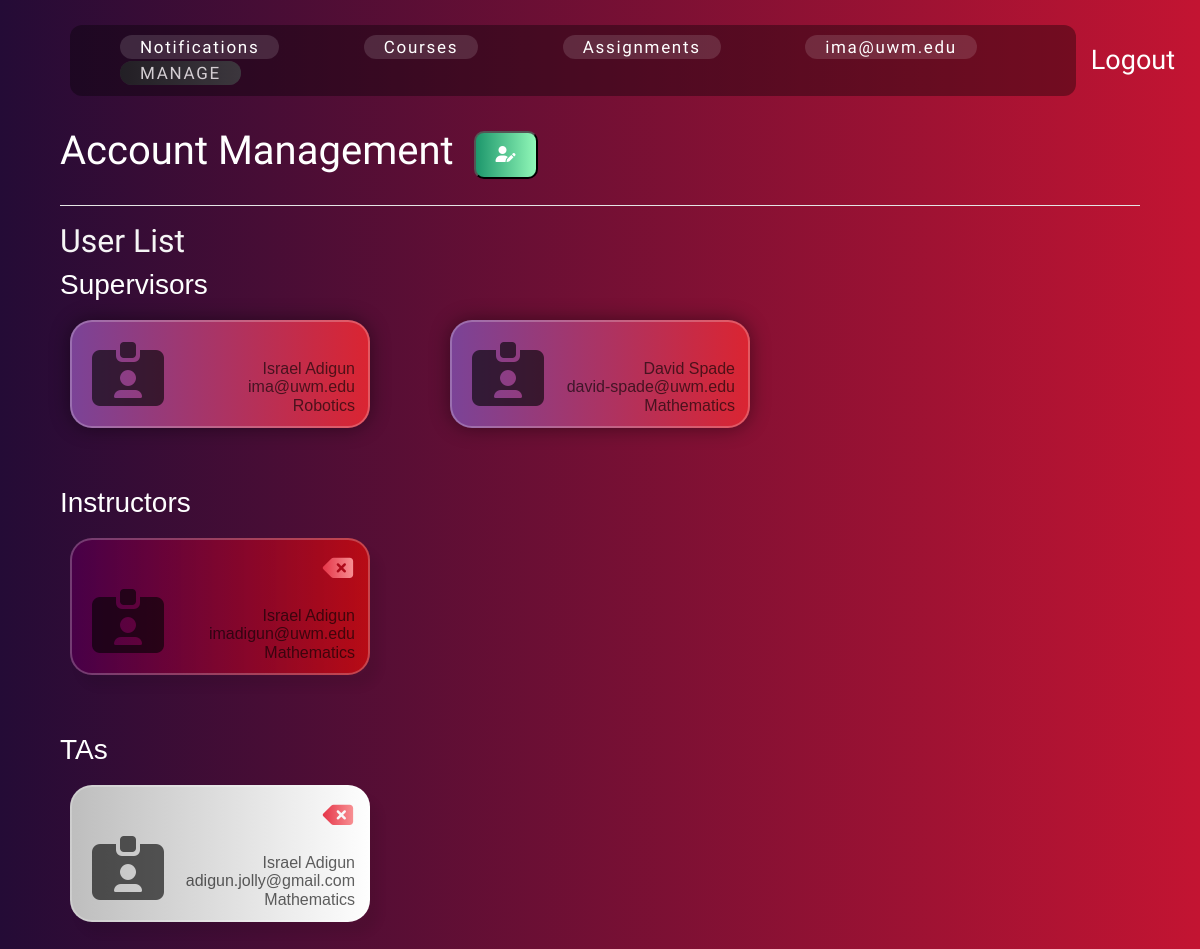
The page /account-management/ (signed in) on the database as committed earlier.
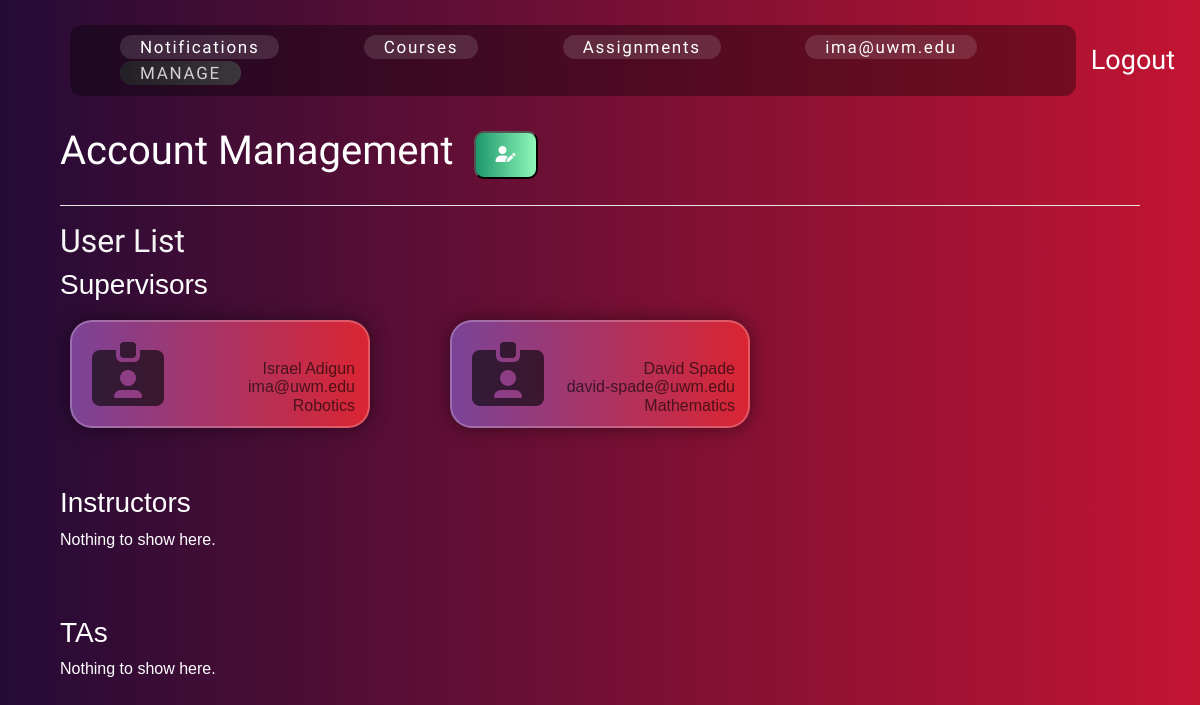
The same page on the database as committed later.
### TAScheduler/models.py (models this page shows, shortened)
class User(AbstractUser):
    email = models.EmailField(unique=True)
    fname = models.CharField(max_length=50, verbose_name="First Name")
    lname = models.CharField(max_length=50, verbose_name="Last Name")
    address = models.CharField(max_length=50)
    phone_number = models.CharField(max_length=15, blank=True, null=True, verbose_name="Phone Number")
    username = None
    USERNAME_FIELD = 'email'
    REQUIRED_FIELDS = ['fname', 'lname']
    objects = UserManager()  # Use the custom manager

class Supervisor(models.Model):
    user = models.OneToOneField(User, to_field="email", on_delete=models.CASCADE)
    admin_dept = models.CharField(max_length=100)
    class Meta:
        verbose_name = "Supervisor"
        verbose_name_plural = "Supervisors"
        permissions = [
            ("create_courses", "Can create courses"),
            ("create_accounts", "Can create user accounts"),
            ("delete_accounts", "Can delete user accounts"),
            ("edit_accounts", "Can edit user accounts"),
            ("assign_instructors", "Can assign instructors to courses"),
            ("assign_tas", "Can assign TAs to courses and labs"),
            ("access_all_data", "Can access all system data"),
            ("send_notifications", "Can send notifications to users"),
        ]

class Instructor(models.Model):
    user = models.ForeignKey(User, to_field='email',on_delete=models.CASCADE)
    instructor_dept = models.CharField(max_length=100)
    class Meta:
        verbose_name = "Instructor"
        verbose_name_plural = "Instructors"
        permissions = [
            ("edit_contact_info", "Can edit own contact information"),
            ("view_course_assignments", "Can view course assignments"),
            ("view_ta_assignments", "Can view TA assignments"),
            ("assign_tas_to_labs", "Can assign TAs to specific lab sections"),
            ("send_notifications", "Can send notifications to TAs"),
            ("view_public_contact_info", "Can read public contact information of all users"),
        ]

class TA(models.Model):
    user = models.ForeignKey(User, to_field='email',on_delete=models.CASCADE)
    ta_dept = models.CharField(max_length=100)
    class Meta:
        verbose_name = "TA"
        verbose_name_plural = "TAs"
        permissions = [
            ("edit_contact_info", "Can edit own contact information"),
            ("view_ta_assignments", "Can view TA assignments"),
            ("view_public_contact_info", "Can read public contact information of all users"),
        ]

### TAScheduler/views.py (the view, shortened to what this page needs)
# urls.py: path("account-management/", AccountManagementView.as_view(), name="account-management"),
@method_decorator([login_required(login_url="/"), group_required('Supervisor')], name='dispatch')
class AccountManagementView(View):
    def get(self, request):
        s,i,t = Supervisor.objects.all(), Instructor.objects.all(), TA.objects.all()
        return render(request, 'AccountManagement.html', {'supervisors': s, "tas":t, "instructors":i, "role":"Supervisor"})

### TAScheduler/utils/auth.py (called while the page is built)
def group_required(group_name):
    def in_group(user):
        if user.is_authenticated and user.groups.filter(name=group_name).exists():
            return True
        raise PermissionDenied  # Raise 403 error for unauthorized users
    return user_passes_test(in_group)

### templates/AccountManagement.html (shortened to what this page needs)
{% extends "base.html" %} {% block title %} Account Management {% endblock %}
{% block content %}
<header class="acct-mgmt-header">
    <div class="header-title">
        <h1>Account Management</h1>
        <button class="btn-grad3" id="add-modal"><i class="fa-solid fa-user-pen"></i></button>
    </div>
</header>
<hr style="background-color: white;">
<h2 style="font-family: Amatic SC; color:whitesmoke;">User List</h2>
<div class="table-div">
    <div class="tbody-div">
        {% include "partials/_allUsers.html" %}
    </div>
</div>
{% endblock %}

### templates/base.html (shortened to what this page needs)
{% load static %}
<!DOCTYPE html>
<html lang="en">
  <head>
    <link rel="stylesheet" href="https://stackpath.bootstrapcdn.com/bootstrap/4.3.1/css/bootstrap.min.css"/>
    <link rel="stylesheet" href="{% static "css/styles.css" %}">
  </head>
  <body>
    {% include "partials/_navbar.html" %}
  <div class="custom-container">{% block content %} {% endblock %}</div>
  </body>
</html>

### templates/partials/_navbar.html (shortened to what this page needs)
<nav class="custom-nav d-flex justify-content-between align-items-center">
    <div class="nav-group">
        <a href="/notifications" class="nav-btn {% if request.resolver_match.url_name == 'notifications' %}btn-grad4{% endif %}">Notifications</a>
        <a href="/courses" class="nav-btn {% if request.resolver_match.url_name == 'courses' %}btn-grad4{% endif %}">Courses</i></a>
        <a href="/assignments" class="nav-btn {% if request.resolver_match.url_name == 'assignments' %}btn-grad4{% endif %}">Assignments</a>
        <a href="/contact-info" class="nav-btn {% if request.resolver_match.url_name == 'contact-info' %}btn-grad4{% endif %}">{{user.email}}</a>
        {% if role and role == "Supervisor" %}
            <a href="{% url 'account-management' %}" class="nav-btn {% if request.resolver_match.url_name == 'account-management' %}btn-grad4{% endif %}">Manage</a>
        {% endif %}
    </div>
    <div class="logout-component">
        <form id="logout_form" action="{% url 'logout' %}" method="POST">
            <button id="logout_btn">Logout</button>
        </form>
    </div>
</nav>

### templates/partials/_allUsers.html (shortened to what this page needs)
<div class="custom-group">
    <h3>Supervisors</h3>
    <div class="role-group">
        {% for s in supervisors  %}
        <div class="tr-div btn-gradx0">
            <div class="profile-img"><i class="fa-solid fa-id-card-clip"></i></div>
            <div>
                <div class="td-item text-capitalize">{{s.user.fname}} {{s.user.lname}}</div>
                <div class="td-item text-lowercase">{{s.user.email}}</div>
                <div class="td-item text-capitalize">{{s.admin_dept}}</div>
            </div>
        </div>
         {% endfor %}
    </div>
</div>
<br><br>
<div>
    <h3>Instructors</h3>
    <div class="role-group">
        {% if instructors|length == 0 %}
        <p>Nothing to show here.</p>
       {% endif %}
        {% for i in instructors  %}
        <div class="tr-div btn-gradx1">
            <div class="profile-img"><i class="fa-solid fa-id-card-clip"></i></div>
           <div>
            <form action="{% url "account-management" %}" class="delete-from w-100" method="POST">
                <i  class="input-imp fa-solid  fa-delete-left" onclick="this.closest('form').submit();"></i>
            </form>
                <div class="td-item text-capitalize">{{i.user.fname}} {{i.user.lname}}</div>
                <div class="td-item text-lowercase">{{i.user.email}}</div>
                <div class="td-item text-capitalize">{{i.instructor_dept}}</div>
           </div>
        </div>
        {% endfor %}
    </div>
</div>
<br><br>
<div>
    <h3>TAs</h3>
    <div class="role-group">
       {% if tas|length == 0 %}
        <p>Nothing to show here.</p>
       {% endif %}
        {% for t in tas  %}
        <div class="tr-div btn-gradx2">
            <div class="profile-img"><i class="fa-solid fa-id-card-clip"></i></div>
            <div>
                <form action="{% url "account-management" %}" class="delete-from w-100" method="POST">
                    <i class="delete_user_btn input-imp fa-solid fa-delete-left" onclick="this.closest('form').submit();"></i>
                </form>
                <div class="td-item text-capitalize">{{t.user.fname}} {{t.user.lname}}</div>
                <div class="td-item text-lowercase">{{t.user.email}}</div>
                <div class="td-item text-capitalize">{{t.ta_dept}}</div>
            </div>
        </div>
        {% endfor %}
    </div>
</div>

### TAScheduler/static/css/styles.css (style rules this page uses)
* { padding: 0; margin: 0; box-sizing: border-box; }
html, body { width: 100%; height: 100%; margin: 0; padding: 0; overflow-x: hidden; }
body { font-family: Arial, sans-serif; background: #c31432; background: linear-gradient(to right, #240b36, #c31432); background-repeat: no-repeat; height: 100vh; }
nav { padding: 10px; border-radius: 20px; }
nav a { color: white; text-decoration: none; margin: 0 40px; font-family: "Teko"; padding: 5px 10px; text-align: center; border-radius: 40px; font-size: 17px; letter-spacing: 0.1em; background: rgba(251, 251, 251, 0.13); }
h1 { text-align: center; }
.table-div { color: #fff; width: 100%; border-collapse: collapse; margin-bottom: 20px; }
.td-item { background-color: transparent; text-align: end; padding: 3px; cursor: pointer; }
.tbody-div .tr-div { display: flex; padding: 10px; justify-content: space-between; align-items: end; line-height: 0.8rem; transition: 0.5s; border-radius: 22px; border: 2px solid rgba(255, 255, 255, 0.235); color: rgba(3, 3, 3, 0.629); }
.btn-gradx0 { background-image: linear-gradient(to right, #7b4397 0%, #dc2430 51%, #7b4397 100%); margin: 10px; padding: 15px 45px; text-align: center; text-transform: uppercase; transition: 0.5s; background-size: 200% auto; color: white; box-shadow: 0 0 20px rgba(0, 0, 0, 0.4392156863); border-radius: 10px; display: block; }
.tbody-div .role-group { display: grid; grid-template-columns: 1fr 1fr 1fr; grid-gap: 60px; }
.tr-div i { font-size: 4pc; }
.profile-img { margin: 10px; text-align: center; }
.custom-container { width: 90%; margin: auto; }
.custom-nav { padding: 5px 0; position: sticky; top: 0; left: 0px; margin: 20px 0px 20px 70px; }
.custom-nav .nav-group { padding: 10px; border-radius: 12px; background: rgba(0, 0, 0, 0.357); }
.custom-nav .nav-group .nav-btn { padding: 2px 20px; }
.custom-nav button { background-color: transparent; border: none; color: white; margin: 15px; font-size: 27px; font-family: "Sofia"; position: relative; }
.custom-nav button::after { content: ""; position: absolute; bottom: 2px; left: -4px; width: 0%; transition: ease-out 0.2s all; height: 2px; background-color: rgb(64, 62, 62); }
.logout-component form { padding: 0; margin: 0 10px 0 0; border: none; }
.acct-mgmt-header { color: #fff; font-family: "Chango"; }
.acct-mgmt-header .header-title { display: flex; align-items: center; }
.acct-mgmt-header .header-title .btn-grad3 { background-image: linear-gradient(to right, #1D976C 0%, #93F9B9 51%, #1D976C 100%); }
.acct-mgmt-header .header-title .btn-grad3 { margin: 10px; padding: 10px 20px; text-align: center; text-transform: uppercase; transition: 0.5s; background-size: 200% auto; color: white; border-radius: 10px; display: block; }
.acct-mgmt-header #add-modal { margin-left: 20px; }
.btn-grad4 { background-image: linear-gradient(to right, #232526 0%, #414345 51%, #232526 100%); }
.btn-grad4 { text-align: center; text-transform: uppercase; transition: 0.5s; background-size: 200% auto; color: rgb(255, 255, 255); border-radius: 40px; opacity: 0.8; }

Rows that differ between the two databases and show on the page:
removed Instructor: user.fname "Israel", user.lname "Adigun", user.email "imadigun@uwm.edu", instructor_dept "Mathematics"
removed TA: user.fname "Israel", user.lname "Adigun", user.email "adigun.jolly@gmail.com", ta_dept "Mathematics"
Other text that changed with them:
text now shown: "Nothing to show here. Nothing to show here."
